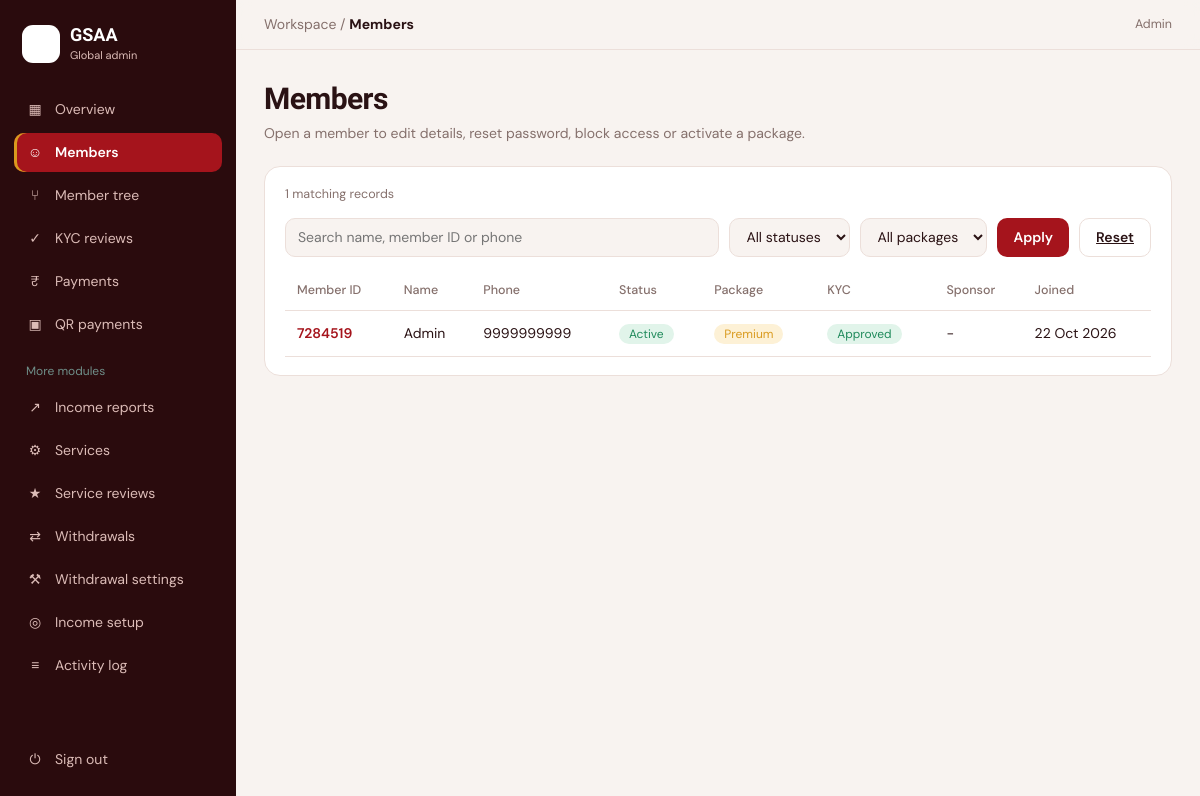
The page /admin/members.php (signed in) on the database its author committed.
### tables this page shows
CREATE TABLE IF NOT EXISTS members (
  id INT AUTO_INCREMENT PRIMARY KEY,
  member_code VARCHAR(10) NOT NULL UNIQUE,
  name VARCHAR(120) NOT NULL,
  phone VARCHAR(20) NOT NULL UNIQUE,
  email VARCHAR(160) NULL,
  password_hash VARCHAR(255) NOT NULL,
  sponsor_id INT NULL,
  parent_id INT NULL,
  slot TINYINT NULL COMMENT '1,2,3 - which of the parent''s 3 positions',
  package_code VARCHAR(20) NOT NULL DEFAULT 'none',
  status ENUM('active','inactive','blocked') NOT NULL DEFAULT 'inactive',
  kyc_status ENUM('pending','approved','rejected') NOT NULL DEFAULT 'pending',
  wallet_balance DECIMAL(12,2) NOT NULL DEFAULT 0,
  created_at DATETIME NOT NULL DEFAULT CURRENT_TIMESTAMP,
  CONSTRAINT fk_members_sponsor FOREIGN KEY (sponsor_id) REFERENCES members(id) ON DELETE SET NULL,
  CONSTRAINT fk_members_parent FOREIGN KEY (parent_id) REFERENCES members(id) ON DELETE SET NULL,
  INDEX idx_sponsor (sponsor_id), INDEX idx_parent (parent_id), INDEX idx_status (status)
);

### admin/members.php (the view, shortened to what this page needs)
<?php
require __DIR__ . '/_top.php';
$pdo = db();
$q = trim($_GET['q'] ?? '');
$pkg = $_GET['pkg'] ?? '';
$params = [];
$sql = 'SELECT m.*, s.member_code sponsor_code FROM members m LEFT JOIN members s ON s.id = m.sponsor_id';
$sql .= ' ORDER BY m.id DESC';
$stmt = $pdo->prepare($sql);
$stmt->execute($params);
$rows = $stmt->fetchAll();
?>
<h1>Members</h1><p class="sub">Open a member to edit details, reset password, block access or activate a package.</p>
<div class="card">
<p class="s"><?= count($rows) ?> matching records</p>
<form class="tools" method="get">
<input name="q" placeholder="Search name, member ID or phone" value="<?= htmlspecialchars($q) ?>" style="flex:1;min-width:200px">
<select name="status"><option value="">All statuses</option></select>
<select name="pkg"><option value="">All packages</option><option value="starter" <?= $pkg==='starter'?'selected':'' ?>>Starter</option><option value="premium" <?= $pkg==='premium'?'selected':'' ?>>Premium</option></select>
<button class="btn">Apply</button><a class="btn g" href="members.php">Reset</a>
</form>
<div class="tw"><table><thead><tr><th>Member ID</th><th>Name</th><th>Phone</th><th>Status</th><th>Package</th><th>KYC</th><th>Sponsor</th><th>Joined</th></tr></thead><tbody>
<?php foreach ($rows as $m): ?>
<tr onclick="location.href='member.php?id=<?= $m['id'] ?>'" style="cursor:pointer">
<td class="mid"><?= htmlspecialchars($m['member_code']) ?></td>
<td><?= htmlspecialchars($m['name']) ?></td>
<td><?= htmlspecialchars($m['phone']) ?></td>
<td><span class="tag <?= $m['status']==='active'?'ok':($m['status']==='blocked'?'bad':'') ?>"><?= ucfirst($m['status']) ?></span></td>
<td><?= $m['package_code']==='none' ? '<span class="tag">Not activated</span>' : '<span class="tag gold">'.ucfirst($m['package_code']).'</span>' ?></td>
<td><span class="tag <?= $m['kyc_status']==='approved'?'ok':($m['kyc_status']==='rejected'?'bad':'') ?>"><?= ucfirst($m['kyc_status']) ?></span></td>
<td><?= htmlspecialchars($m['sponsor_code'] ?? '-') ?></td>
<td><?= htmlspecialchars(date('d M Y', strtotime($m['created_at']))) ?></td>
</tr>
<?php endforeach; if (!$rows): ?><tr><td colspan="8" class="muted-cell">No members match this filter.</td></tr><?php endif; ?>
</tbody></table></div></div>
<?php require __DIR__ . '/_bottom.php'; ?>

### assets/style.css (style rules this page uses)
:root { --bg:#f8f3f0;--card:#fff;--ink:#2a1214;--mut:#85706c;--line:#ecdfda;--em:#a5141c;--em2:#c9242c;--soft:#fbe8e5;--gold:#d99a1e;--goldsoft:#fdf1d6;--side:#2a0b0d;--sidetx:#dcbcb7;--bad:#c2410c;--badsoft:#fde9dd;--ok:#1f8a5b;--oksoft:#e1f4ea;--tl:#d9a441;color-scheme:light }
* { box-sizing:border-box;margin:0 }
:root { padding-top:env(safe-area-inset-top,0px);padding-bottom:env(safe-area-inset-bottom,0px) }
html,body { height:100% }
body { background:var(--bg);color:var(--ink);font:14px/1.5 'DM Sans',system-ui,sans-serif;display:flex }
h1,h2,h3,.num { font-family:'Bricolage Grotesque','DM Sans',sans-serif;letter-spacing:-.02em }
button { font:inherit;cursor:pointer }
h1 { font-size:30px;margin-bottom:2px }
.sub { color:var(--mut);margin-bottom:22px }
.card { background:var(--card);border:1px solid var(--line);border-radius:16px;padding:18px 20px }
.card .s { color:var(--mut);font-size:12.5px;margin-bottom:14px }
.tools { display:flex;gap:10px;flex-wrap:wrap;margin-bottom:14px }
input,select { border:1px solid var(--line);background:var(--bg);color:var(--ink);border-radius:10px;padding:8px 12px;font:inherit }
.btn { background:var(--em);color:#fff;border:0;border-radius:10px;padding:8px 16px;font-weight:600 }
.btn.g { background:var(--card);color:var(--ink);border:1px solid var(--line) }
.tw { overflow-x:auto }
table { width:100%;border-collapse:collapse;min-width:640px }
th { text-align:left;font-weight:500;color:var(--mut);font-size:12.5px;padding:10px 12px;border-bottom:1px solid var(--line) }
td { padding:12px;border-bottom:1px solid var(--line) }
.tag { display:inline-block;padding:1px 10px;border-radius:99px;font-size:12px;background:var(--line);color:var(--mut) }
.tag.ok { background:var(--oksoft);color:var(--ok) }
.tag.gold { background:var(--goldsoft);color:var(--gold) }
.mid { color:var(--em);font-weight:600 }
.card { transition:transform .25s,box-shadow .25s,border-color .25s }
.btn { transition:transform .15s,background .2s }
tbody tr td { transition:background .2s }

### rows shown on the page
members: member_code "7284519", name "Admin", phone "9999999999", status "Active", package_code "Premium", kyc_status "Approved", sponsor_code "-", created_at "22 Oct 2026"

### other values the page prints
$icon "▦ ☺ ⑂ ✓ ₹ ▣ ↗ ⚙ ★ ⇄ ⚒ ◎ ≡"
$label "Overview Members Member tree KYC reviews Payments QR payments Income reports Services Service reviews Withdrawals Withdrawal settings Income setup Activity log"
$PAGE_CRUMB "Members"
$_SESSION['name'] "Admin"
count($rows) "1"
